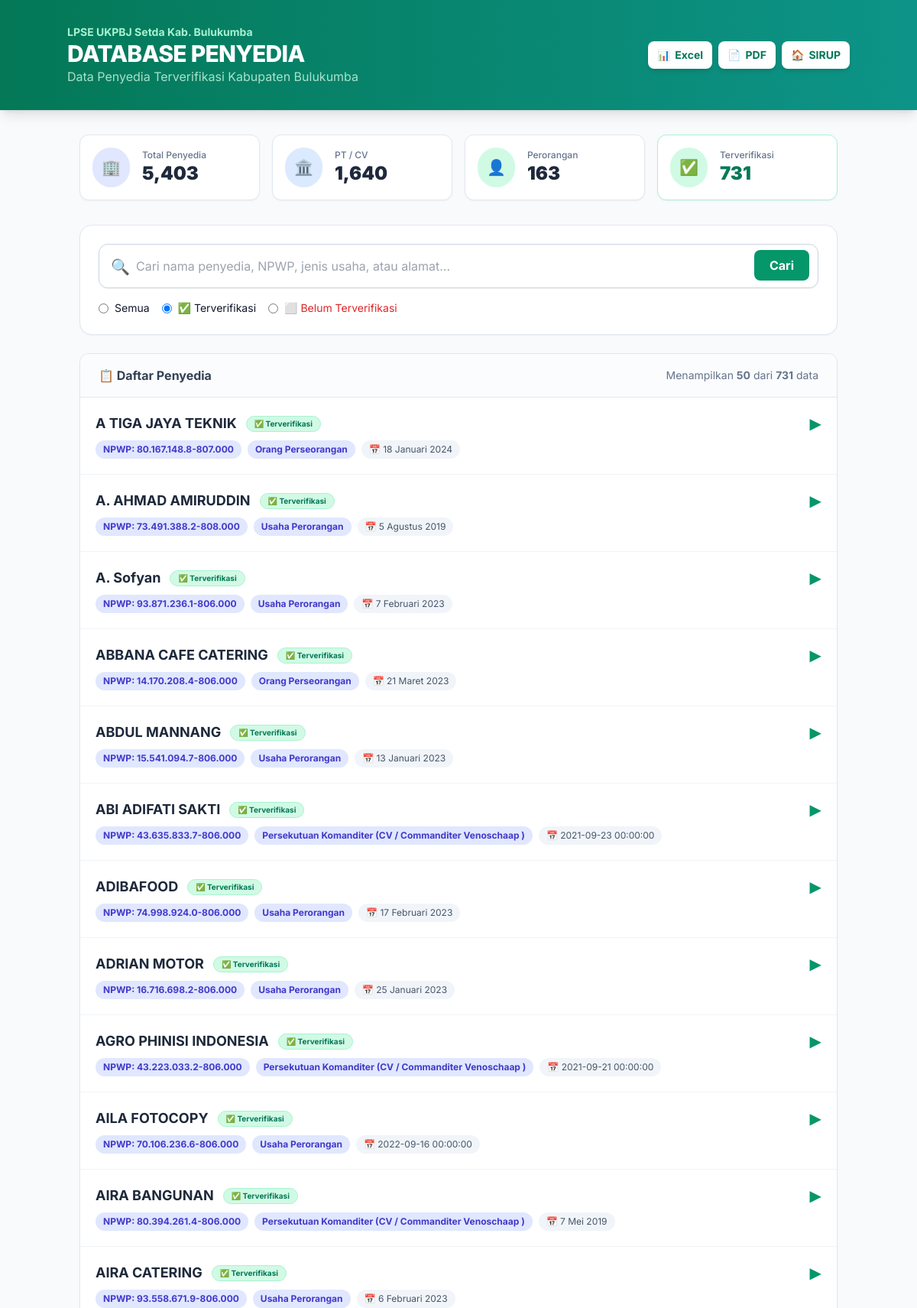
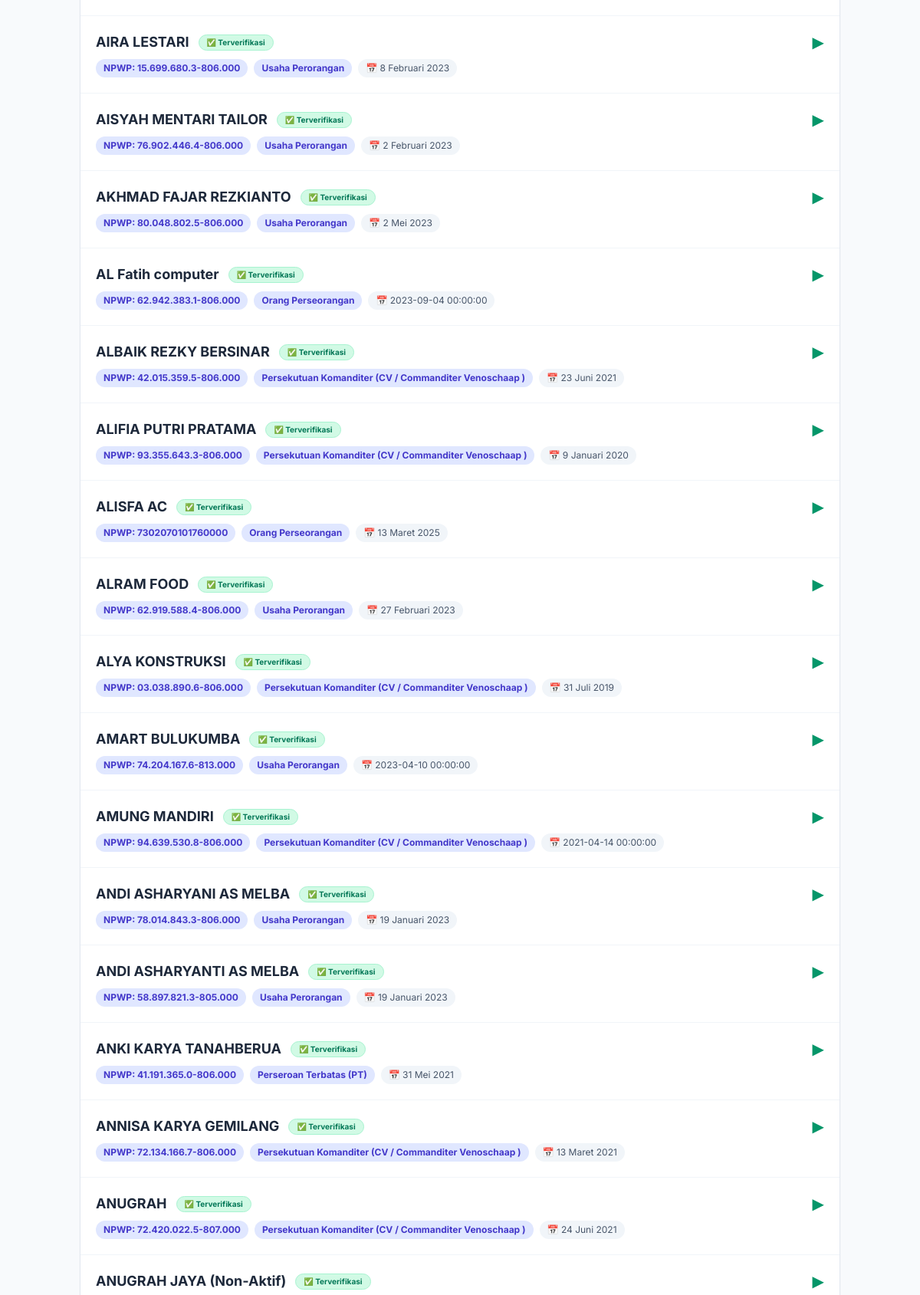
The app's page /penyedia?verif=verified (upper part) with its own data (2 pictures, top to bottom).
### tables this page shows
CREATE TABLE penyedia (
    id INTEGER PRIMARY KEY AUTOINCREMENT,
    nama TEXT,
    npwp TEXT,
    email TEXT,
    tanggal_daftar TEXT,
    jenis_usaha TEXT,
    alamat TEXT,
    telepon TEXT,
    terverifikasi INTEGER DEFAULT 0
);

### app.py (the view)
@app.route('/penyedia')
def list_penyedia():
    search_query = request.args.get('search', '')
    verif_filter = request.args.get('verif', '')
    page = int(request.args.get('page', 1))
    per_page = 50
    offset = (page - 1) * per_page
    conn = get_db_connection()
    count_query = "SELECT COUNT(*) FROM penyedia WHERE 1=1"
    data_query = "SELECT * FROM penyedia WHERE 1=1"
    params = []
    if search_query:
        count_query += " AND (nama LIKE ? OR npwp LIKE ? OR jenis_usaha LIKE ? OR alamat LIKE ?)"
        data_query += " AND (nama LIKE ? OR npwp LIKE ? OR jenis_usaha LIKE ? OR alamat LIKE ?)"
        sq = f'%{search_query}%'
        params.extend([sq, sq, sq, sq])
    if verif_filter == 'verified':
        count_query += " AND terverifikasi = 1"
        data_query += " AND terverifikasi = 1"
    elif verif_filter == 'unverified':
        count_query += " AND (terverifikasi IS NULL OR terverifikasi = 0)"
        data_query += " AND (terverifikasi IS NULL OR terverifikasi = 0)"
    elif verif_filter == 'pt':
        count_query += " AND jenis_usaha LIKE '%PT%'"
        data_query += " AND jenis_usaha LIKE '%PT%'"
    elif verif_filter == 'perorangan':
        count_query += " AND (jenis_usaha LIKE '%Perorangan%' OR jenis_usaha LIKE '%Usaha Perorangan%')"
        data_query += " AND (jenis_usaha LIKE '%Perorangan%' OR jenis_usaha LIKE '%Usaha Perorangan%')"
    total_count = conn.execute(count_query, params).fetchone()[0] or 0
    data_query += " ORDER BY nama ASC LIMIT ? OFFSET ?"
    data_params = params + [per_page, offset]
    vendors = conn.execute(data_query, data_params).fetchall()
    total_vendors = conn.execute("SELECT COUNT(*) FROM penyedia").fetchone()[0] or 0
    total_pt = conn.execute("SELECT COUNT(*) FROM penyedia WHERE jenis_usaha LIKE '%PT%'").fetchone()[0] or 0
    total_perorangan = conn.execute("SELECT COUNT(*) FROM penyedia WHERE jenis_usaha LIKE '%Perorangan%'").fetchone()[0] or 0
    total_lainnya = total_vendors - total_pt - total_perorangan
    total_verified = conn.execute("SELECT COUNT(*) FROM penyedia WHERE terverifikasi = 1").fetchone()[0] or 0
    conn.close()
    return render_template('penyedia.html',
                           vendors=vendors, total_count=total_count,
                           total_vendors=total_vendors, total_pt=total_pt,
                           total_perorangan=total_perorangan, total_lainnya=total_lainnya,
                           total_verified=total_verified,
                           search_query=search_query, verif_filter=verif_filter,
                           page=page, per_page=per_page)

### app.py (called while the page is built)
def get_db_connection():
    conn = sqlite3.connect(DB_PATH)
    conn.row_factory = sqlite3.Row
    return conn

### templates/penyedia.html (shortened to what this page needs)
<!DOCTYPE html>
<html lang="id">
<head>
    <script src="https://cdn.tailwindcss.com"></script>
</head>
<body class="bg-slate-50 text-slate-900 min-h-screen">
    <header class="bg-gradient-to-r from-emerald-700 to-teal-600 text-white py-8 px-4 shadow-lg">
        <div class="container mx-auto">
            <div class="flex flex-col md:flex-row justify-between items-center gap-4">
                <div>
                    <p class="text-emerald-200 text-sm font-bold">LPSE UKPBJ Setda Kab. Bulukumba</p>
                    <h1 class="text-3xl font-extrabold tracking-tight">DATABASE PENYEDIA</h1>
                    <p class="text-emerald-100 opacity-80">Data Penyedia Terverifikasi Kabupaten Bulukumba</p>
                </div>
                <div class="flex gap-2">
                    <a href="/penyedia/export?search={{ search_query }}&verif={{ verif_filter }}&format=xlsx"
                       class="bg-white text-emerald-700 px-3 py-2 rounded-lg font-bold hover:bg-emerald-50 transition flex items-center gap-1.5 shadow-md text-sm">
                       <span>📊</span> Excel
                    </a>
                    <a href="/penyedia/export?search={{ search_query }}&verif={{ verif_filter }}&format=pdf"
                       class="bg-white text-emerald-700 px-3 py-2 rounded-lg font-bold hover:bg-emerald-50 transition flex items-center gap-1.5 shadow-md text-sm">
                       <span>📄</span> PDF
                    </a>
                    <a href="/" class="bg-white text-emerald-700 px-3 py-2 rounded-lg font-bold hover:bg-emerald-50 transition flex items-center gap-1.5 shadow-md text-sm">
                        <span>🏠</span> SIRUP
                    </a>
                </div>
            </div>
        </div>
    </header>
    <main class="container mx-auto py-8 px-4">
        <div class="grid grid-cols-2 md:grid-cols-4 gap-4 mb-8">
            <a href="/penyedia" class="bg-white p-4 rounded-xl shadow-sm border border-slate-200 flex items-center gap-4 hover:shadow-md hover:border-indigo-300 transition cursor-pointer">
                <div class="bg-indigo-100 p-3 rounded-full text-indigo-600 text-xl">🏢</div>
                <div>
                    <p class="text-xs text-slate-500 font-medium">Total Penyedia</p>
                    <p class="text-2xl font-black text-slate-800">{{ "{:,}".format(total_vendors) }}</p>
                </div>
            </a>
            <a href="/penyedia?verif=pt" class="bg-white p-4 rounded-xl shadow-sm border border-slate-200 flex items-center gap-4 hover:shadow-md hover:border-blue-300 transition cursor-pointer">
                <div class="bg-blue-100 p-3 rounded-full text-blue-600 text-xl">🏛️</div>
                <div>
                    <p class="text-xs text-slate-500 font-medium">PT / CV</p>
                    <p class="text-2xl font-black text-slate-800">{{ "{:,}".format(total_pt) }}</p>
                </div>
            </a>
            <a href="/penyedia?verif=perorangan" class="bg-white p-4 rounded-xl shadow-sm border border-slate-200 flex items-center gap-4 hover:shadow-md hover:border-emerald-300 transition cursor-pointer">
                <div class="bg-emerald-100 p-3 rounded-full text-emerald-600 text-xl">👤</div>
                <div>
                    <p class="text-xs text-slate-500 font-medium">Perorangan</p>
                    <p class="text-2xl font-black text-slate-800">{{ "{:,}".format(total_perorangan) }}</p>
                </div>
            </a>
            <a href="/penyedia?verif=verified" class="bg-white p-4 rounded-xl shadow-sm border border-emerald-200 flex items-center gap-4 bg-emerald-50/30 hover:shadow-md hover:border-emerald-400 transition cursor-pointer">
                <div class="bg-emerald-100 p-3 rounded-full text-emerald-600 text-xl">✅</div>
                <div>
                    <p class="text-xs text-slate-500 font-medium">Terverifikasi</p>
                    <p class="text-2xl font-black text-emerald-700">{{ "{:,}".format(total_verified) if total_verified is defined else "0" }}</p>
                </div>
            </a>
        </div>
        <div class="bg-white rounded-2xl shadow-sm border border-slate-200 p-6 mb-6">
            <form method="GET" action="/penyedia" class="space-y-4">
                <div class="relative">
                    <input type="text" name="search" value="{{ search_query }}"
                           placeholder="Cari nama penyedia, NPWP, jenis usaha, atau alamat..."
                           class="w-full p-4 pl-12 border border-slate-300 rounded-xl focus:ring-2 focus:ring-emerald-500 outline-none transition shadow-sm text-base">
                    <span class="absolute left-4 top-4 text-slate-400 text-xl">🔍</span>
                    <button type="submit" class="absolute right-3 top-2 bg-emerald-600 text-white px-5 py-2 rounded-lg font-bold hover:bg-emerald-700 transition">Cari</button>
                </div>
                <div class="flex gap-4 text-sm">
                    <label class="flex items-center gap-2 cursor-pointer">
                        <input type="radio" name="verif" value="" {{ 'checked' if not verif_filter or verif_filter == '' }} onchange="this.form.submit()" class="text-emerald-600">
                        <span>Semua</span>
                    </label>
                    <label class="flex items-center gap-2 cursor-pointer">
                        <input type="radio" name="verif" value="verified" {{ 'checked' if verif_filter == 'verified' }} onchange="this.form.submit()" class="text-emerald-600">
                        <span>✅ Terverifikasi</span>
                    </label>
                    <label class="flex items-center gap-2 cursor-pointer">
                        <input type="radio" name="verif" value="unverified" {{ 'checked' if verif_filter == 'unverified' }} onchange="this.form.submit()" class="text-emerald-600">
                        <span class="text-red-600">⬜ Belum Terverifikasi</span>
                    </label>
                </div>
            </form>
        </div>
        <div class="bg-white rounded-xl shadow-sm border border-slate-200 overflow-hidden mb-6">
            <div class="px-6 py-4 border-b border-slate-200 bg-slate-50/50 flex justify-between items-center">
                <h2 class="font-bold text-slate-700">📋 Daftar Penyedia</h2>
                <p class="text-sm text-slate-500">Menampilkan <b>{{ vendors|length }}</b> dari <b>{{ "{:,}".format(total_count) }}</b> data</p>
            </div>
            <div class="divide-y divide-slate-100">
                {% for v in vendors %}
                <div class="p-5 hover:bg-emerald-50/30 transition cursor-pointer" onclick="toggleVendor('v-{{ v.id }}')">
                    <div class="flex justify-between items-start gap-4">
                        <div class="flex-1">
                            <div class="flex items-center gap-3 flex-wrap">
                                <h3 class="font-bold text-slate-800 text-lg">{{ v.nama }}</h3>
                                {% if v.terverifikasi == 1 %}
                                <span class="px-2.5 py-0.5 bg-emerald-100 text-emerald-700 rounded-full text-[10px] font-bold border border-emerald-200 flex items-center gap-1">
                                    ✅ Terverifikasi
                                </span>
                                {% else %}
                                <span class="px-2.5 py-0.5 bg-red-100 text-red-700 rounded-full text-[10px] font-bold border border-red-200">
                                    ⬜ Belum Terverifikasi
                                </span>
                                {% endif %}
                            </div>
                            <div class="flex flex-wrap gap-2 mt-2">
                                <span class="px-2.5 py-1 bg-indigo-100 text-indigo-700 rounded-full text-xs font-bold">NPWP: {{ v.npwp }}</span>
                                {% if v.jenis_usaha and v.jenis_usaha != '-' %}
                                <span class="px-2.5 py-1 bg-indigo-100 text-indigo-700 rounded-full text-xs font-bold">{{ v.jenis_usaha }}</span>
                                {% endif %}
                                {% if v.tanggal_daftar and v.tanggal_daftar != '-' %}
                                <span class="px-2.5 py-1 bg-slate-100 text-slate-600 rounded-full text-xs">📅 {{ v.tanggal_daftar }}</span>
                                {% endif %}
                            </div>
                        </div>
                        <div class="text-emerald-600 text-xl transition" id="arrow-{{ v.id }}">▶</div>
                    </div>
                </div>
                {% endfor %}
            </div>
        </div>
    </main>
</body>
</html>

### templates/penyedia.html (style rules this page uses)
body { font-family: 'Inter', sans-serif; }

### records on screen
penyedia: nama "A TIGA JAYA TEKNIK", terverifikasi "✅ Terverifikasi", npwp "80.167.148.8-807.000", jenis_usaha "Orang Perseorangan", tanggal_daftar "18 Januari 2024"
penyedia: nama "A. AHMAD AMIRUDDIN", terverifikasi "✅ Terverifikasi", npwp "73.491.388.2-808.000", jenis_usaha "Usaha Perorangan", tanggal_daftar "5 Agustus 2019"
penyedia: nama "A. Sofyan", terverifikasi "✅ Terverifikasi", npwp "93.871.236.1-806.000", jenis_usaha "Usaha Perorangan", tanggal_daftar "7 Februari 2023"
penyedia: nama "ABBANA CAFE CATERING", terverifikasi "✅ Terverifikasi", npwp "14.170.208.4-806.000", jenis_usaha "Orang Perseorangan", tanggal_daftar "21 Maret 2023"
penyedia: nama "ABDUL MANNANG", terverifikasi "✅ Terverifikasi", npwp "15.541.094.7-806.000", jenis_usaha "Usaha Perorangan", tanggal_daftar "13 Januari 2023"
penyedia: nama "ABI ADIFATI SAKTI", terverifikasi "✅ Terverifikasi", npwp "43.635.833.7-806.000", jenis_usaha "Persekutuan Komanditer (CV / Commanditer Venoschaap )", tanggal_daftar "2021-09-23 00:00:00"
penyedia: nama "ADIBAFOOD", terverifikasi "✅ Terverifikasi", npwp "74.998.924.0-806.000", jenis_usaha "Usaha Perorangan", tanggal_daftar "17 Februari 2023"
penyedia: nama "ADRIAN MOTOR", terverifikasi "✅ Terverifikasi", npwp "16.716.698.2-806.000", jenis_usaha "Usaha Perorangan", tanggal_daftar "25 Januari 2023"
penyedia: nama "AGRO PHINISI INDONESIA", terverifikasi "✅ Terverifikasi", npwp "43.223.033.2-806.000", jenis_usaha "Persekutuan Komanditer (CV / Commanditer Venoschaap )", tanggal_daftar "2021-09-21 00:00:00"
penyedia: nama "AILA FOTOCOPY", terverifikasi "✅ Terverifikasi", npwp "70.106.236.6-806.000", jenis_usaha "Usaha Perorangan", tanggal_daftar "2022-09-16 00:00:00"
penyedia: nama "AIRA BANGUNAN", terverifikasi "✅ Terverifikasi", npwp "80.394.261.4-806.000", jenis_usaha "Persekutuan Komanditer (CV / Commanditer Venoschaap )", tanggal_daftar "7 Mei 2019"
penyedia: nama "AIRA CATERING", terverifikasi "✅ Terverifikasi", npwp "93.558.671.9-806.000", jenis_usaha "Usaha Perorangan", tanggal_daftar "6 Februari 2023"
penyedia: nama "AIRA LESTARI", terverifikasi "✅ Terverifikasi", npwp "15.699.680.3-806.000", jenis_usaha "Usaha Perorangan", tanggal_daftar "8 Februari 2023"
penyedia: nama "AISYAH MENTARI TAILOR", terverifikasi "✅ Terverifikasi", npwp "76.902.446.4-806.000", jenis_usaha "Usaha Perorangan", tanggal_daftar "2 Februari 2023"
penyedia: nama "AKHMAD FAJAR REZKIANTO", terverifikasi "✅ Terverifikasi", npwp "80.048.802.5-806.000", jenis_usaha "Usaha Perorangan", tanggal_daftar "2 Mei 2023"
penyedia: nama "AL Fatih computer", terverifikasi "✅ Terverifikasi", npwp "62.942.383.1-806.000", jenis_usaha "Orang Perseorangan", tanggal_daftar "2023-09-04 00:00:00"
penyedia: nama "ALBAIK REZKY BERSINAR", terverifikasi "✅ Terverifikasi", npwp "42.015.359.5-806.000", jenis_usaha "Persekutuan Komanditer (CV / Commanditer Venoschaap )", tanggal_daftar "23 Juni 2021"
penyedia: nama "ALIFIA PUTRI PRATAMA", terverifikasi "✅ Terverifikasi", npwp "93.355.643.3-806.000", jenis_usaha "Persekutuan Komanditer (CV / Commanditer Venoschaap )", tanggal_daftar "9 Januari 2020"
penyedia: nama "ALISFA AC", terverifikasi "✅ Terverifikasi", npwp "7302070101760000", jenis_usaha "Orang Perseorangan", tanggal_daftar "13 Maret 2025"
penyedia: nama "ALRAM FOOD", terverifikasi "✅ Terverifikasi", npwp "62.919.588.4-806.000", jenis_usaha "Usaha Perorangan", tanggal_daftar "27 Februari 2023"
penyedia: nama "ALYA KONSTRUKSI", terverifikasi "✅ Terverifikasi", npwp "03.038.890.6-806.000", jenis_usaha "Persekutuan Komanditer (CV / Commanditer Venoschaap )", tanggal_daftar "31 Juli 2019"
penyedia: nama "AMART BULUKUMBA", terverifikasi "✅ Terverifikasi", npwp "74.204.167.6-813.000", jenis_usaha "Usaha Perorangan", tanggal_daftar "2023-04-10 00:00:00"
penyedia: nama "AMUNG MANDIRI", terverifikasi "✅ Terverifikasi", npwp "94.639.530.8-806.000", jenis_usaha "Persekutuan Komanditer (CV / Commanditer Venoschaap )", tanggal_daftar "2021-04-14 00:00:00"
penyedia: nama "ANDI ASHARYANI AS MELBA", terverifikasi "✅ Terverifikasi", npwp "78.014.843.3-806.000", jenis_usaha "Usaha Perorangan", tanggal_daftar "19 Januari 2023"
penyedia: nama "ANDI ASHARYANTI AS MELBA", terverifikasi "✅ Terverifikasi", npwp "58.897.821.3-805.000", jenis_usaha "Usaha Perorangan", tanggal_daftar "19 Januari 2023"
penyedia: nama "ANKI KARYA TANAHBERUA", terverifikasi "✅ Terverifikasi", npwp "41.191.365.0-806.000", jenis_usaha "Perseroan Terbatas (PT)", tanggal_daftar "31 Mei 2021"
penyedia: nama "ANNISA KARYA GEMILANG", terverifikasi "✅ Terverifikasi", npwp "72.134.166.7-806.000", jenis_usaha "Persekutuan Komanditer (CV / Commanditer Venoschaap )", tanggal_daftar "13 Maret 2021"
penyedia: nama "ANUGRAH", terverifikasi "✅ Terverifikasi", npwp "72.420.022.5-807.000", jenis_usaha "Persekutuan Komanditer (CV / Commanditer Venoschaap )", tanggal_daftar "24 Juni 2021"
penyedia: nama "ANUGRAH JAYA (Non-Aktif)", terverifikasi "✅ Terverifikasi"

### other values on screen
{{ "{:,}".format(total_vendors) }} "5,403"
{{ "{:,}".format(total_pt) }} "1,640"
{{ "{:,}".format(total_perorangan) }} "163"
{{ "{:,}".format(total_verified) if total_verified is defined else "0" }} "731"
{{ vendors|length }} "50"
{{ "{:,}".format(total_count) }} "731"
